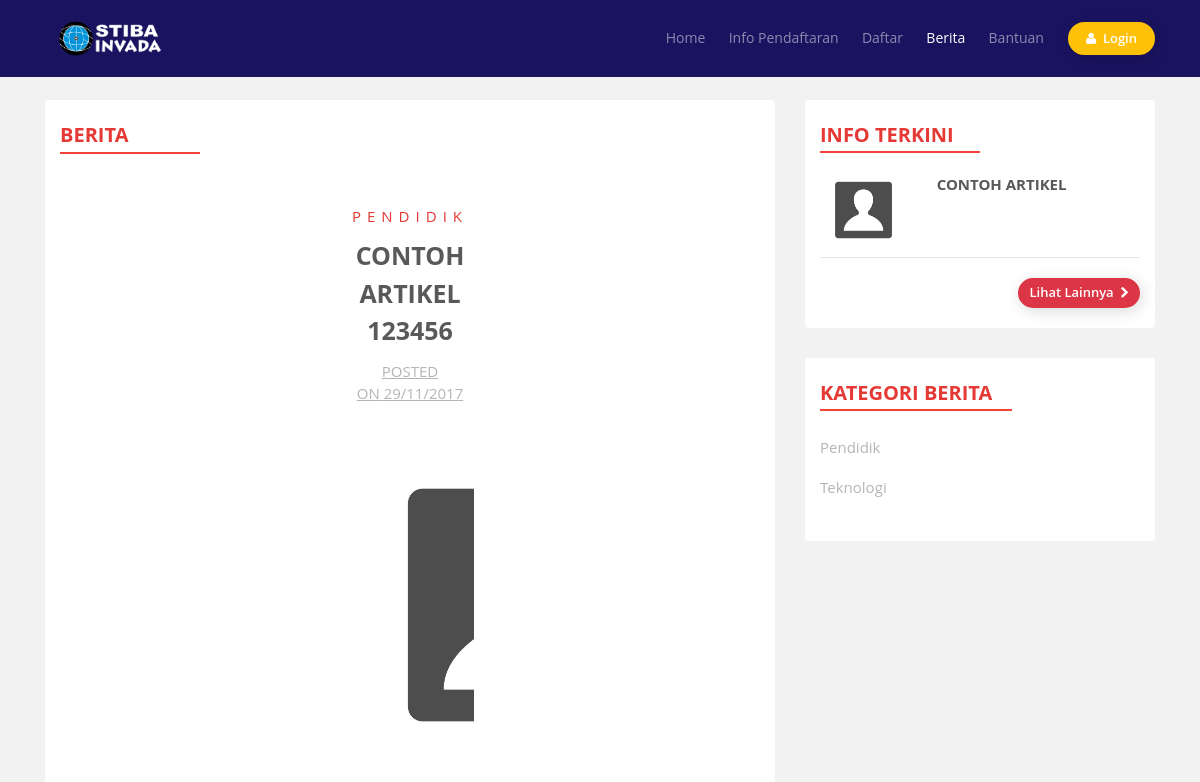
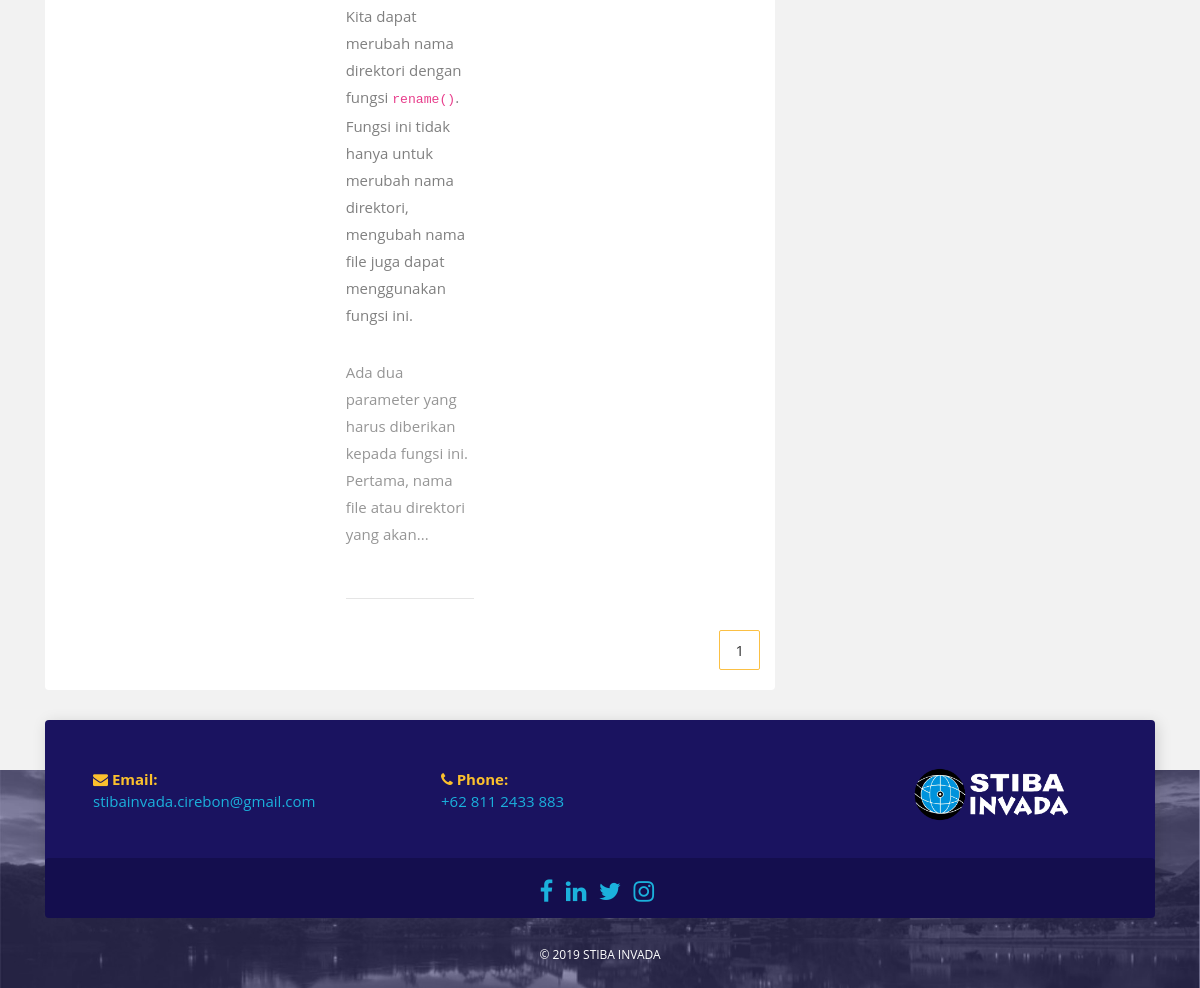
The app's page /index.php/index/berita with its own data (2 pictures, top to bottom).
### tables this page shows
CREATE TABLE `tbl_artikel` (
  `id_artikel` int(11) NOT NULL,
  `id_kategori` int(11) NOT NULL,
  `judul` varchar(250) NOT NULL,
  `gambar` varchar(250) NOT NULL,
  `isi` text NOT NULL,
  `tanggal` date NOT NULL
);

CREATE TABLE `tbl_kategori` (
  `id_kategori` int(11) NOT NULL,
  `kategori` varchar(50) NOT NULL
);

### application/controllers/Index.php (called while the page is built, shortened)
<?php
class Index extends CI_Controller {
	public function __construct()
	{
		$this->load->model('Mod_data');
		$this->load->helper('url','upload');
	}
	public function berita()
	{
		$data['artikel']=$this->Mod_data->get_artikell()->result();
		$data['kategori']=$this->Mod_data->datakategori()->result();
		$this->load->view('Index/4.berita/index',$data);
	}
}

### index.php (called while the page is built, shortened)
<?php
require_once BASEPATH.'core/CodeIgniter.php';

### application/models/Mod_data.php (called while the page is built, shortened)
<?php
class Mod_data extends CI_Model {
	function get_artikell()
	{
		$this->db->select('*');
		$this->db->from('tbl_kategori');
		$this->db->join('tbl_artikel','tbl_kategori.id_kategori=tbl_artikel.id_kategori');
		$this->db->order_by("id_artikel", "desc");
		return $this->db->get();
	}
	function datakategori()
	{
		$this->db->select('*');
		$this->db->from('tbl_kategori');
		return $this->db->get();
	}
}

### application/helpers/tgl_indo_helper.php (called while the page is built, shortened)
<?php  if ( ! defined('BASEPATH')) exit('No direct script access allowed');
    if ( ! function_exists('shortdate_indo'))
    {
        function shortdate_indo($tgl)
        {
            $ubah = gmdate($tgl, time()+60*60*8);
            $pecah = explode("-",$ubah);
            $tanggal = $pecah[2];
            $bulan = short_bulan($pecah[1]);
            $tahun = $pecah[0];
            return $tanggal.'/'.$bulan.'/'.$tahun;
        }
    }
    if ( ! function_exists('short_bulan'))
    {
        function short_bulan($bln)
        {
            switch ($bln)
            {
                case 11:
                    return "11";
                    break;
            }
        }
    }

### application/views/Index/4.berita/index.php (the view, shortened to what this page needs)
<!doctype html>
<html lang="en">
<head>
	<?php
	$this->load->view('Index/fitur/head');
	?>
	<link rel="stylesheet" href="<?php echo base_url()?>/assets/css/jquery.dataTables.min.css">
</head>
<body data-spy="scroll" data-target=".navbar .in" class="has-loading-screen" >
	<?php
	$this->load->view('Index/fitur/navbar');?>
	<div class="row grey-1-bg">
		<div class="col-md-12">
			<div class="container">
				<div class="h-100-px"></div>
				<div class="row">
					<div class="col-md-8">
						<div class="card">
							<div style="height:20px"></div>
							<div class="container">
								<font class="red-7-font f-bold f-20-px">BERITA</font>
								<div class="w-20 h-2-px red-6-bg mt-2-px"></div>
								<div class="h-20-px"></div>
								<div class="table-responsive" id="tables">
									<table id="datable_2">
										<tbody>
											<?php
											foreach ($artikel as $key) {
												?>
												<tr>
													<td>
														<div class="row">
															<div class="col-12">
																<div class="f-center f-up ls-6"><a class="red-7-font" href="<?php echo base_url() ?>kategori/<?php echo $key->kategori ?>"><?php echo $key->kategori ?></a></div>
																<a href="<?php echo base_url() ?>artikel/<?php echo $key->judul ?>">
																	<div class="f-25-px fw-7 f-up grey-7-font f-center p-10"><?php echo $key->judul ?></div>
																</a>
																<a class="grey-4-font" href="<?php echo base_url() ?>artikel/<?php echo $key->judul ?>"><div class="f-center f-up t-un">Posted On&nbsp;<?php echo shortdate_indo($key->tanggal) ?></div></a>
																<div class="h-40-px"></div>
																<a href="<?php echo base_url() ?>artikel/<?php echo $key->judul ?>">
																	<div style="background: url('<?php echo base_url()?>assets/img/artikel/<?php echo $key->gambar ?>');height: 320px;width: 100%;background-size: cover">
																	</div>
																</a>
															</div>
															<div class="col-12">
																<div class="h-20-px"></div>
																<a href="<?php echo base_url() ?>artikel/<?php echo $key->judul ?>" class="grey-5-font">
																	<?php
																	$str=$key->isi;
																	if (strlen($str) > 100)
																	{
																		$str = substr($str, 0, 300);
																		$str = explode(' ', $str);
																		array_pop($str);
																		$str = implode(' ', $str);
																	}
																	echo (htmlspecialchars_decode($str)."...");
																	?>
																</a>
																<div class="h-20-px"></div>
																<div class="w-100 h-1-px grey-3-bg o-5"></div>
																<div class="h-20-px"></div>
															</div>
														</div>
													</td>
												</tr>
												<?php
											}
											?>
										</tbody>
									</table>
								</div>
							</div>
							<div style="height: 20px"></div>
						</div>
					</div>
					<div class="col-md-4">
						<?php
						$this->load->view('Index/fitur/side-berita');
						$this->load->view('Index/fitur/side-kategori');
						?>
					</div>
				</div>
			</div>
			<div class="h-50-px"></div>
		</div>
	</div>
	</html>

### application/views/Index/fitur/side-berita.php
<div class="card">
	<div class="container">
		<div class="h-20-px" ></div>
		<font class="red-7-font f-bold f-20-px">INFO TERKINI</font>
		<div class="w-50 h-2-px red-6-bg mt-1-px"></div>
		<?php
		$i = 1;
		if ($artikel == NULL) {
			?>
			<div class="h-30-px"></div>
			<a class="grey-4-font" disabled=""><div class="mtn-5-px capitalize">Maaf, saat ini artikel tidak tersedia</div></a><br>
			<?php
		}
		else{
		foreach ($artikel as $key) {
			$str=$key->judul;
			if (strlen($str) > 20)
			{
				$str = substr($str, 0, 40);
				$str = explode(' ', $str);
				array_pop($str);
				$str = implode(' ', $str);
			}
			else{
			}
			?>
			<div class="h-20-px"></div>
			<div class="row">
				<div class="col-md-4">
					<a href="<?php echo base_url() ?>artikel/<?php echo $key->judul ?>">
						<div class="merah-bg h-74-px" data-bg-image="<?php echo base_url() ?>/assets/img/artikel/<?php echo $key->gambar ?>" >
						</div>
					</a>
				</div>
				<div class="col-md-8">
					<a href="<?php echo base_url() ?>artikel/<?php echo $key->judul ?>" class="grey-7-font f-up fw-7" data-toggle="collapse" role="button" aria-expanded="false" aria-controls="feature-1" >
						<?php echo $str ?>
					</a>
				</div>
			</div>
			<div class="h-10-px"></div>
			<div class="grey-2-bg h-1-px w-100"></div>
			<?php
			if ($i++ == 3) break;} }
			?>
			<div class="h-20-px"></div>
			<div class="text-right"><a href="<?php echo base_url() ?>berita" class="btn btn-danger f-13-px p-berita-l">Lihat Lainnya&nbsp <i class="fa fa-chevron-right f-12-px"></i></a></div>
			<div class="h-20-px"></div>
		</div>
	</div>

### application/views/Index/fitur/side-kategori.php (shortened to what this page needs)
<div class="card">
	<div class="container">
		<div class="h-20-px" ></div>
		<font class="red-7-font f-bold f-20-px f-up">Kategori Berita	</font>
		<div class="w-60 h-2-px red-6-bg mt-1-px"></div>
		<div class="h-30-px"></div>
		<?php
		if ($kategori == NULL)
		{
			?>
			<a class="grey-4-font" disabled=""><div class="mtn-5-px capitalize">Maaf, saat ini kategori artikel tidak tersedia</div></a><br>
			<?php
		}else{
			foreach ($kategori as $key): ?>
				<a class="grey-4-font" href="<?php echo base_url() ?>kategori/<?php echo $key->kategori ?>"><div class="mtn-5-px capitalize"><?php echo $key->kategori ?></div></a><br>
			<?php endforeach; } ?>
			<div class="h-20-px"></div>
		</div>
	</div>

### records on screen
tbl_artikel: id_kategori.kategori "PENDIDIK", judul "CONTOH ARTIKEL 123456", tanggal "29/11/2017", gambar (picture), str "Kita dapat merubah nama direktori dengan fungsi rename() . Fungsi ini tidak hanya untuk merubah nama direktori, mengubah nama file juga dapat menggunakan fungsi ini. Ada dua parameter yang harus diberikan kepada fungsi ini. Pertama, nama file atau direktori yang akan", str "CONTOH ARTIKEL"
tbl_kategori: kategori "Pendidik"
tbl_kategori: kategori "Teknologi"
